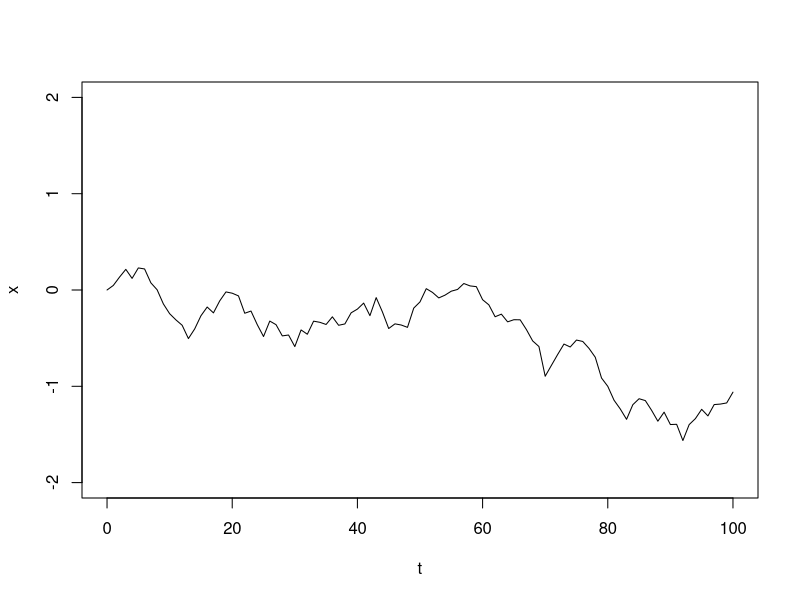
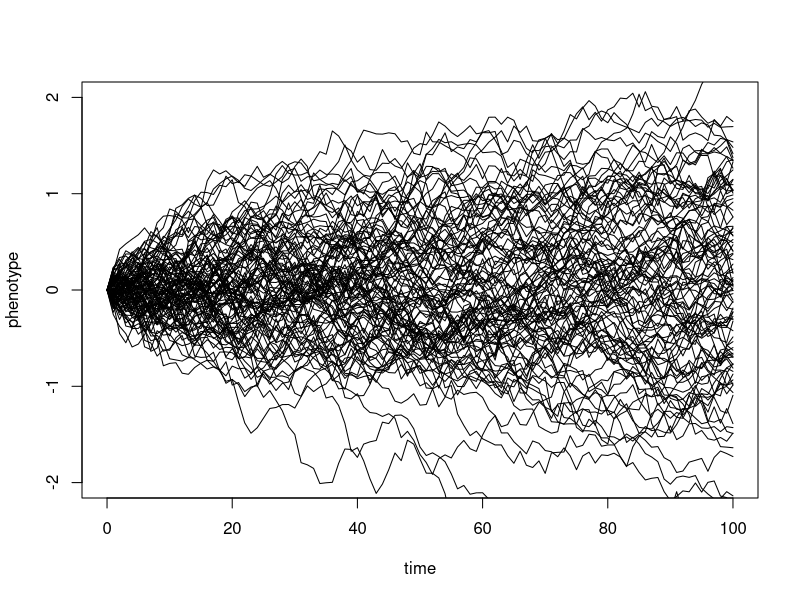
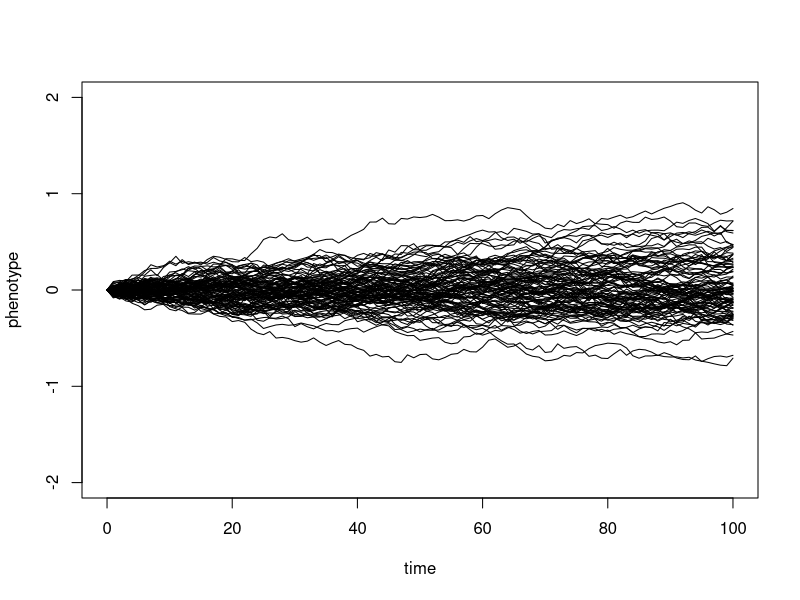
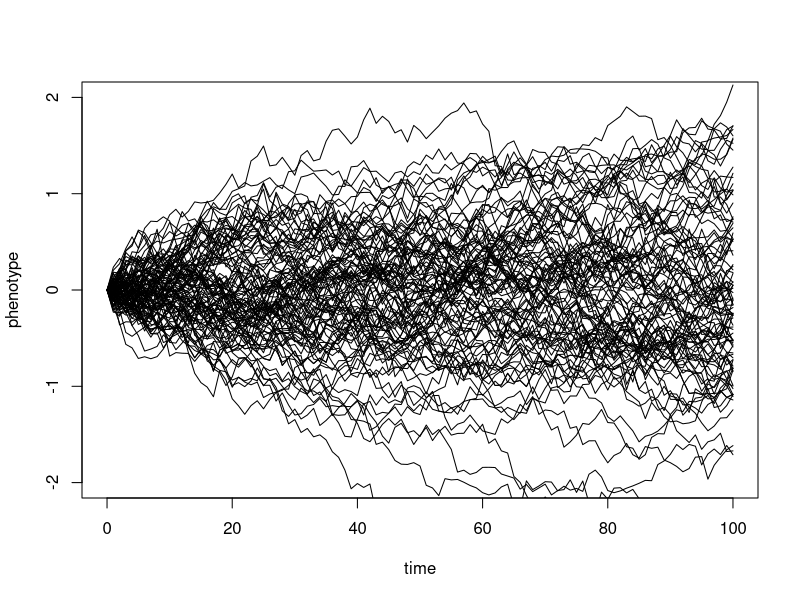
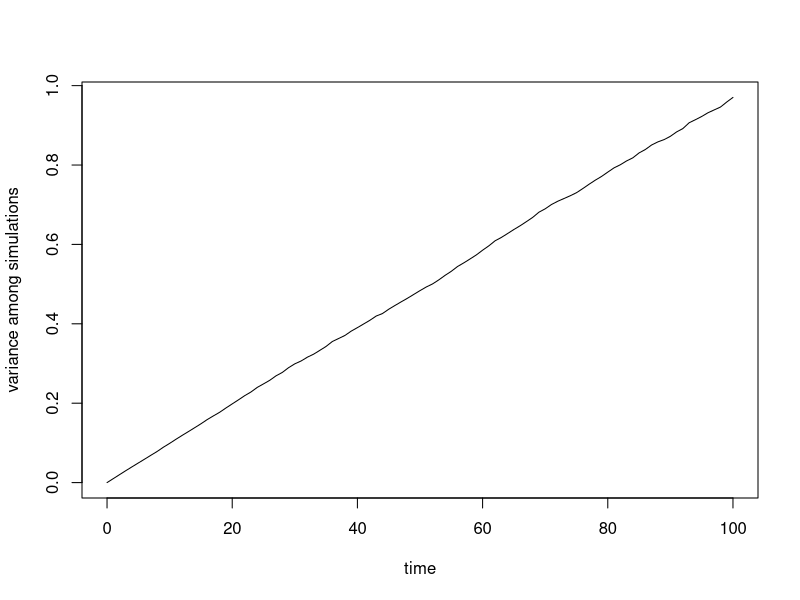

Generate these figures, in order, with R:
## ---- chunk 1
knitr::opts_chunk$set(echo = TRUE)
## ---- chunk 2

t <- 0:100  
## ---- chunk 3
sig2 <- 0.01 
## ---- chunk 4
x <- rnorm(n = length(t) - 1, sd = sqrt(sig2))
x
## ---- chunk 5
x <- c(0, cumsum(x))
plot(t, x, type = "l", ylim = c(-2, 2))
## ---- chunk 6
t <- 0:100
sig2 <- 0.01
nsim <- 100
X <- matrix(rnorm(n = nsim * (length(t) - 1), sd = sqrt(sig2)), nsim, length(t) - 1)
X <- cbind(rep(0, nsim), t(apply(X, 1, cumsum)))
plot(t, X[1, ], xlab = "time", ylab = "phenotype", ylim = c(-2, 2), type = "l")
apply(X[2:nsim, ], 1, function(x, t) lines(t, x), t = t)
## ---- chunk 7
X <- matrix(rnorm(n = nsim * (length(t) - 1), sd = sqrt(sig2/10)), nsim, length(t) - 1)
X <- cbind(rep(0, nsim), t(apply(X, 1, cumsum)))
plot(t, X[1, ], xlab = "time", ylab = "phenotype", ylim = c(-2, 2), type = "l")
apply(X[2:nsim, ], 1, function(x, t) lines(t, x), t = t)

X <- matrix(0, nsim, length(t))
for (i in 1:nsim) X[i, ] <- c(0, cumsum(rnorm(n = length(t) - 1, sd = sqrt(sig2))))
plot(t, X[1, ], xlab = "time", ylab = "phenotype", ylim = c(-2, 2), type = "l")
for (i in 1:nsim) lines(t, X[i, ])

nsim <- 10000
X <- matrix(rnorm(n = nsim * (length(t) - 1), sd = sqrt(sig2)), nsim, length(t) - 1)
X <- cbind(rep(0, nsim), t(apply(X, 1, cumsum)))
v <- apply(X, 2, var)
plot(t, v, type = "l", xlab = "time", ylab = "variance among simulations")
